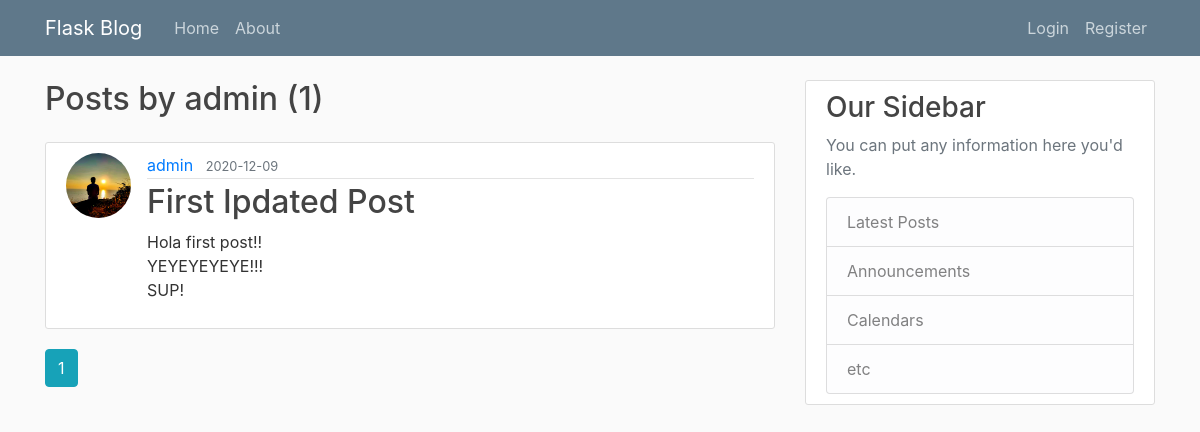
The app's page /user/admin, older data.
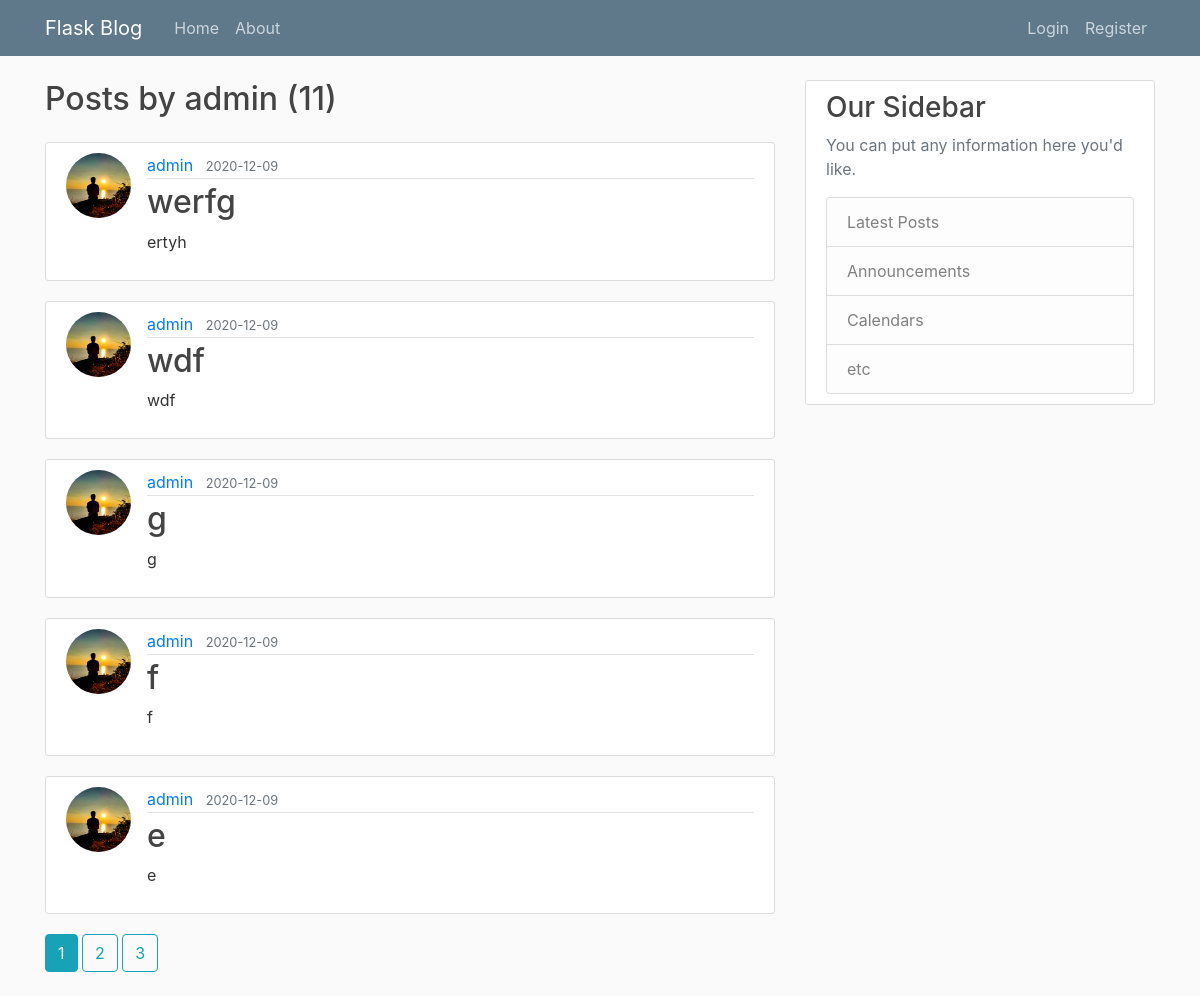
The same page, newer data.
### app/models.py (models this page shows, shortened)
class User(db.Model, UserMixin):
    id = db.Column(db.Integer, primary_key=True)
    username = db.Column(db.String(20), unique=True, nullable=False)
    email = db.Column(db.String(100), unique=True, nullable=False)
    img = db.Column(db.String(20), nullable=False, default='default.jpg')
    password = db.Column(db.String(60), nullable=False)
    posts = db.relationship("Post", backref="author", lazy=True)
    def __repr__(self):
        return f"User ({self.username}, {self.email},{self.img})"

class Post(db.Model):
    id = db.Column(db.Integer, primary_key=True)
    title = db.Column(db.String(100), nullable=False)
    date_posted = db.Column(db.DateTime, nullable=False, default=datetime.utcnow)
    content = db.Column(db.Text, nullable=False)
    user_id = db.Column(db.Integer, db.ForeignKey("user.id"), nullable=False)

### app/routes.py (the view)
@app.route('/user/<string:username>')
def user_posts(username):
    page = request.args.get("page", 1, type=int)
    user=User.query.filter_by(username=username).first_or_404()
    print(user)
    posts = Post.query.filter_by(author=user)\
            .order_by(Post.date_posted.desc())\
            .paginate(page=page, per_page=5)
    return render_template("user_posts.html", posts=posts, user=user)

### app/templates/user_posts.html
{% extends "layout.html" %}
{% block content %}
    <h2 class="mb-4">Posts by {{ user.username }} ({{ posts.total }})</h2>
    {% for post in posts.items %}
        <article class="media content-section">
            <img class="rounded-circle article-img" src="{{ url_for("static", filename="profile_pics/"+post.author.img) }}">
            <div class="media-body">
                <div class="article-metadata">
                    <a class="mr-2" href="{{ url_for("user_posts", username=post.author.username) }}">{{ post.author.username }}</a>
                    <small class="text-muted">{{ post.date_posted.strftime("%Y-%m-%d") }}</small>
                </div>
                <h2><a class="article-title" href="{{ url_for("post", post_id=post.id) }}">{{ post.title }}</a></h2>
                <p class="article-content">{{ post.content }}</p>
            </div>
        </article>
    {% endfor %}
    {% for page_num in posts.iter_pages(left_edge=1, right_edge=1, left_current=2, right_current=2) %}
        {% if page_num %}
            {% if posts.page==page_num %}
                <a class="btn btn-info mb-4" href="{{ url_for("user_posts", username=user.username, page=page_num) }}" >{{ page_num }}</a>
            {% else %}
                <a class="btn btn-outline-info mb-4" href="{{ url_for("user_posts", username=user.username, page=page_num) }}" >{{ page_num }}</a>
            {% endif%}
        {% else %}
            ...
        {% endif %}
    {% endfor %}
{% endblock content %}

### app/templates/layout.html (shortened to what this page needs)
<!DOCTYPE html>
<html lang="en">
<head>
    <link rel="stylesheet" href="https://maxcdn.bootstrapcdn.com/bootstrap/4.0.0/css/bootstrap.min.css"
>
    <link rel="stylesheet" type="text/css" href="{{ url_for('static', filename='main.css') }}">
</head>
<body>
    <header class="site-header">
        <nav class="navbar navbar-expand-md navbar-dark bg-steel fixed-top">
            <div class="container">
                <a class="navbar-brand mr-4" href="/">Flask Blog</a>
                <div class="collapse navbar-collapse" id="navbarToggle">
                    <div class="navbar-nav mr-auto">
                        <a class="nav-item nav-link" href={{ url_for("home") }}>Home</a>
                        <a class="nav-item nav-link" href={{ url_for("about") }}>About</a>
                    </div>
                    <div class="navbar-nav">
                        {% if current_user.is_authenticated %}
                            <a class="nav-item nav-link" href={{ url_for("new_post") }}>New Post</a>
                            <a class="nav-item nav-link" href={{ url_for("account") }}>My account</a>
                            <a class="nav-item nav-link" href={{ url_for("logout") }}>Logout</a>
                        {% else %}
                        <a class="nav-item nav-link" href={{ url_for("login") }}>Login</a>
                        <a class="nav-item nav-link" href={{ url_for("register") }}>Register</a>
                        {% endif %}
                    </div>
                </div>
            </div>
        </nav>
    </header>
    <main role="main" class="container">
        <div class="row">
            <div class="col-md-8">
                {% block content %}{% endblock %}
            </div>
            <div class="col-md-4">
                <div class="content-section">
                    <h3>Our Sidebar</h3>
                    <p class='text-muted'>You can put any information here you'd like.</p>
                    <ul class="list-group">
                        <li class="list-group-item list-group-item-light">Latest Posts</li>
                        <li class="list-group-item list-group-item-light">Announcements</li>
                        <li class="list-group-item list-group-item-light">Calendars</li>
                        <li class="list-group-item list-group-item-light">etc</li>
                    </ul>
                </div>
            </div>
        </div>
    </main>
</body>
</html>

### app/static/main.css (style rules this page uses)
body { background: #fafafa; color: #333333; margin-top: 5rem; }
h1, h2, h3, h4, h5, h6 { color: #444444; }
.bg-steel { background-color: #5f788a; }
.site-header .navbar-nav .nav-link { color: #cbd5db; }
.content-section { background: #ffffff; padding: 10px 20px; border: 1px solid #dddddd; border-radius: 3px; margin-bottom: 20px; }
.article-title { color: #444444; }
.article-content { white-space: pre-line; }
.article-img { height: 65px; width: 65px; margin-right: 16px; }
.article-metadata { padding-bottom: 1px; margin-bottom: 4px; border-bottom: 1px solid #e3e3e3 }

Row changes from the older to the newer data that the page shows:
no longer on this page (row unchanged): Post: img (picture), author.username "admin", date_posted "2020-12-09", title "First Ipdated Post", content "Hola first post!! YEYEYEYEYE!!! SUP!"
added Post: img (picture), author.username "admin", date_posted "2020-12-09", title "werfg", content "ertyh"
added Post: img (picture), author.username "admin", date_posted "2020-12-09", title "wdf", content "wdf"
added Post: img (picture), author.username "admin", date_posted "2020-12-09", title "g", content "g"
added Post: img (picture), author.username "admin", date_posted "2020-12-09", title "f", content "f"
added Post: img (picture), author.username "admin", date_posted "2020-12-09", title "e", content "e"
Text that changed along with them:
{{ posts.total }}: "1" → "11"
new list line: "2"
new list line: "3"
